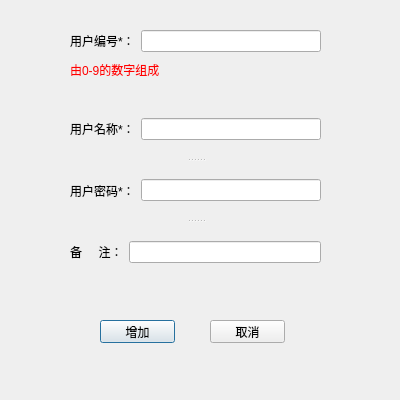
<?xml version="1.0" encoding="UTF-8"?>
<ui version="4.0">
 <class>AddUserDialog</class>
 <widget class="QDialog" name="AddUserDialog">
  <property name="geometry">
   <rect>
    <x>0</x>
    <y>0</y>
    <width>400</width>
    <height>400</height>
   </rect>
  </property>
  <property name="minimumSize">
   <size>
    <width>400</width>
    <height>400</height>
   </size>
  </property>
  <property name="maximumSize">
   <size>
    <width>400</width>
    <height>400</height>
   </size>
  </property>
  <property name="windowTitle">
   <string>Dialog</string>
  </property>
  <widget class="QWidget" name="layoutWidget">
   <property name="geometry">
    <rect>
     <x>70</x>
     <y>30</y>
     <width>251</width>
     <height>51</height>
    </rect>
   </property>
   <layout class="QVBoxLayout" name="verticalLayout">
    <item>
     <layout class="QHBoxLayout" name="horizontalLayout_6">
      <item>
       <widget class="QLabel" name="label">
        <property name="text">
         <string>用户编号*：</string>
        </property>
       </widget>
      </item>
      <item>
       <widget class="QLineEdit" name="edtUserNo"/>
      </item>
     </layout>
    </item>
    <item>
     <widget class="QLabel" name="label_7">
      <property name="styleSheet">
       <string notr="true">color:red</string>
      </property>
      <property name="text">
       <string>由0-9的数字组成</string>
      </property>
     </widget>
    </item>
   </layout>
  </widget>
  <widget class="QPushButton" name="ptnAdd">
   <property name="geometry">
    <rect>
     <x>100</x>
     <y>320</y>
     <width>75</width>
     <height>23</height>
    </rect>
   </property>
   <property name="text">
    <string>增加</string>
   </property>
  </widget>
  <widget class="QPushButton" name="ptnCancel">
   <property name="geometry">
    <rect>
     <x>210</x>
     <y>320</y>
     <width>75</width>
     <height>23</height>
    </rect>
   </property>
   <property name="text">
    <string>取消</string>
   </property>
  </widget>
  <widget class="QSplitter" name="splitter">
   <property name="geometry">
    <rect>
     <x>70</x>
     <y>100</y>
     <width>251</width>
     <height>181</height>
    </rect>
   </property>
   <property name="orientation">
    <enum>Qt::Vertical</enum>
   </property>
   <widget class="QWidget" name="layoutWidget">
    <layout class="QHBoxLayout" name="horizontalLayout">
     <item>
      <widget class="QLabel" name="label_2">
       <property name="text">
        <string>用户名称*：</string>
       </property>
      </widget>
     </item>
     <item>
      <widget class="QLineEdit" name="edtUserName"/>
     </item>
    </layout>
   </widget>
   <widget class="QWidget" name="layoutWidget">
    <layout class="QHBoxLayout" name="horizontalLayout_2">
     <item>
      <widget class="QLabel" name="label_5">
       <property name="text">
        <string>用户密码*：</string>
       </property>
      </widget>
     </item>
     <item>
      <widget class="QLineEdit" name="edtUserPwd">
       <property name="echoMode">
        <enum>QLineEdit::Password</enum>
       </property>
      </widget>
     </item>
    </layout>
   </widget>
   <widget class="QWidget" name="layoutWidget">
    <layout class="QHBoxLayout" name="horizontalLayout_3">
     <item>
      <widget class="QLabel" name="label_3">
       <property name="text">
        <string>备     注：</string>
       </property>
      </widget>
     </item>
     <item>
      <widget class="QLineEdit" name="edtUserComments"/>
     </item>
    </layout>
   </widget>
  </widget>
 </widget>
 <resources/>
 <connections/>
</ui>
